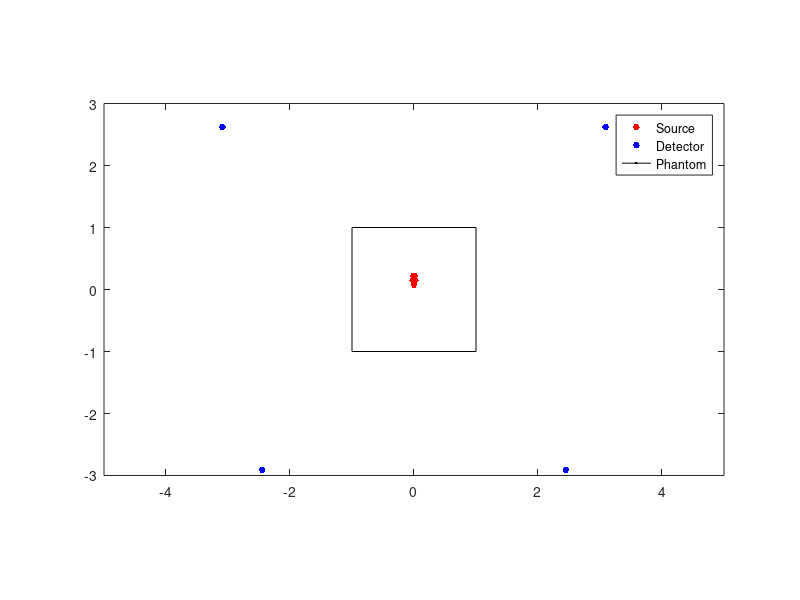

Here is the MATLAB script that generated this plot:
clear;

sx = [-.01,.01,.02,-.02,.0,-.0,.0];
sy = -[-.22,-.22,-.15,-.15,-.13,-.13,-.08];

dx = [3.09,-3.09,2.45,-2.45];
dy = -[-2.62,-2.62,2.91,2.91];

plot(sx,sy,'.r','MarkerSize',15);
hold on 
plot(dx,dy,'.b','MarkerSize',15);
plot(-100,100,'k');
rectangle('Position',[-1 -1 2 2]);
hold off
daspect([1 1 1]);
axis([-5, 5, -3, 3]);
legend('Source','Detector','Phantom');

% Fittest 465
% x: [-.01,.01,.02,-.02,.0,-.0,.0,3.09,-3.09,2.45,-2.45,];
% y: [-.22,-.22,-.15,-.15,-.13,-.13,-.08,-2.62,-2.62,2.91,2.91,];
% 25.04